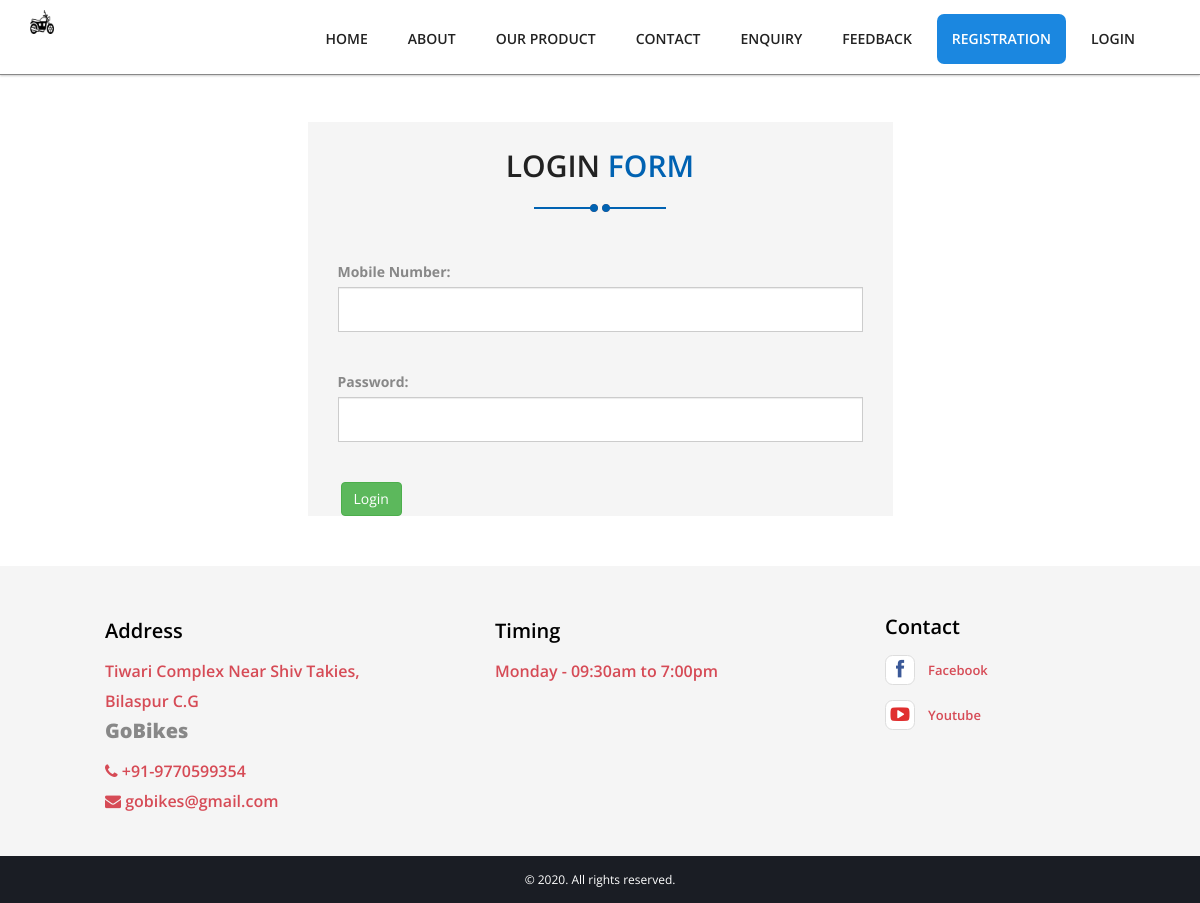
The page /login.php on the database its author committed.
### tables this page shows
CREATE TABLE `tc_contact` (
  `id` int(11) NOT NULL,
  `login_id` varchar(333) NOT NULL,
  `name` varchar(555) NOT NULL,
  `email` varchar(333) NOT NULL,
  `mobile` varchar(333) NOT NULL,
  `phone` varchar(333) NOT NULL,
  `youtube` varchar(555) NOT NULL,
  `facebook` varchar(555) NOT NULL,
  `address` text NOT NULL,
  `logo` varchar(555) NOT NULL,
  `date_time` varchar(333) NOT NULL,
  `date` date NOT NULL
);

CREATE TABLE `tc_officetime` (
  `id` int(11) NOT NULL,
  `login_id` varchar(333) NOT NULL,
  `tc_news` text NOT NULL,
  `date_time` varchar(555) NOT NULL,
  `date` date NOT NULL
);

### head-file.php (the view, shortened to what this page needs)
<?php include('superadmin/dbconnect.php');  session_start(); require('function/function.php');
    $domain_id = '29';
    $headerP = "SELECT * FROM `tc_contact` WHERE `login_id` = '$domain_id'";
    $headerPT = mysqli_query($conn,$headerP);
    $headerPTQ = mysqli_fetch_array($headerPT);
?>
<!DOCTYPE html>
<html class="csstransforms csstransforms3d csstransitions">
<head>
<link href="css/bootstrap.min.css" rel="stylesheet" type="text/css">
<link href="css/style.css" rel="stylesheet" type="text/css">
<link href="css/font-awesome.css" rel="stylesheet" type="text/css">
<link href="css/animate.css" rel="stylesheet" type="text/css">
<link rel="stylesheet" type="text/css" href="js/revolutionslider/rs-plugin/css/settings.css" media="screen" />
<link rel="stylesheet" type="text/css" href="js/revolutionslider/css/slider_main.css" media="screen" />
<link href="css/hover.css" rel="stylesheet" media="all">
<link href="css/responsive.css" rel="stylesheet">
 <link rel="stylesheet" href="css/price.css">
 <link rel="stylesheet" href="css/testimonial.css">
 <link rel='stylesheet' href='https://cdnjs.cloudflare.com/ajax/libs/owl-carousel/1.3.3/owl.carousel.css'>
<link rel='stylesheet' href='https://cdnjs.cloudflare.com/ajax/libs/owl-carousel/1.3.3/owl.theme.css'>
</head>

### header.php (shortened to what this page needs)
<header id="header_wrapper" class="header">
<div class="container">
<div class="header_box">
<div class="logo">
	<a href="index.php"><img src="images/<?php echo $headerPTQ['logo']; ?>" alt=""/></a>
</div>
<nav class="navbar navbar-inverse" role="navigation">
    <div id="main-nav" class="navbar-collapse navStyle collapse">
        <ul class="nav navbar-nav" id="mainNav">
            <li class=""><a href="index.php#hero_section">Home</a></li>
            <li><a href="index.php#about">About</a></li>
            <li><a href="#service">Our Product</a></li>
            <li><a href="#contact">Contact</a></li>
            <li><a href="#enquiry">Enquiry</a></li>
            <li><a href="#enquiry">Feedback</a></li>
            <li><a class="career" href="registration.php" >Registration</a></li>
            <li><a href="login.php">Login</a></li>
        </ul>
    </div>
</nav>
</div>
</div>
</header>

### footer.php (shortened to what this page needs)
<div class="main-footer">
	<div class="container">
	<div class="row">
        <div class="col-md-4 col-xs-12 col-sm-3">
            <h4 class="general-features">Address</h4>
            <ul class="general-features">
                <li><a href="javascript:void(0)"><?php echo $headerPTQ['address']; ?></a></li>
                <li style="font-size:20px;margin-bottom:10px;font-weight: 900;"><?php echo $headerPTQ['name']; ?> <span class="number-name"></span></li>
                <li><a href="tel:+91-79872 78970"><i class="fa fa-phone"></i> +91-<?php echo $headerPTQ['mobile']; ?> <span class="number-name"></span></a></li>
                <li><a href="mailto:<?php echo $headerPTQ['email']; ?>"><i class="fa fa-envelope"></i> <?php echo $headerPTQ['email']; ?></a> </li>
            </ul>
        </div>
        <div class="col-md-4 col-xs-12 col-sm-3">
            <h4 class="general-features">Timing</h4>
            <ul class="general-features">
                <?php
                $vv1 = "SELECT * FROM `tc_officetime`";
                $tt1 = mysqli_query($conn,$vv1);
                while($nn1 = mysqli_fetch_array($tt1)){
                    ?>
                    <li><a href="javascript:void(0)"><?php echo $nn1['tc_news'];?></a></li>
                    <?php
                }?>
            </ul>
        </div>
        <div class="col-md-4 col-xs-12 col-sm-3">
            <h4 class="social-link">Contact</h4>
            <ul class="social-network social-links">
                <li><a href="#index.php" target="_blank"><i class="fa fa-facebook"></i>Facebook</a></li>
                <li><a href="#https://www.youtube.com/channel/UCbnmxY6AQajXMr8yaKEOT5g" target="_blank"><i class="fa fa-youtube-play"></i>Youtube</a></li>
            </ul>
        </div>
</div>
</div>
</div>
<div class="copy_fotter"> © <?php echo date('Y'); ?>. All rights reserved. </div>
</body>
</html>

### css/style.css (style rules this page uses)
body { background: #fff;font-family: 'Open Sans', sans-serif;font-size: 14px;font-weight: normal; color: #888888; margin: 0; }
ul { list-style: none; }
img { max-width: 100%; }
a, a:hover, a:focus, a:active { text-decoration:none !important;outline: 0px !important; }
#header_wrapper { background-size:cover;padding:0px 0px 0px;width: 100%;height: auto;z-index: 9 !important;box-shadow: 0px 1px 2px #ccc;border-bottom: 1px solid;background: #fff; }
.logo { float: left; margin-top:10px;position: relative;z-index: 2; }
.logo a img { width: 75%; }
.navbar-inverse { background-color: transparent;border-color: transparent; }
.navbar { border: 0px solid #fff;min-height: 40px; margin-bottom: 0px;padding: 14px 0px 7px; }
.navbar-inverse .navbar-nav > li > a { color: #222;position: relative; }
.navbar-inverse .navbar-nav > li > a:after { position: absolute;top: 0;left: 0;width: 110%;height: 100%;content: '';-webkit-transform: skewX(-50deg);transform: skewX(-50deg);background: -webkit-linear-gradient(right, rgba(255, 255, 255, 0), rgba(255, 255, 255, 0.8), rgba(255, 255, 255, 0)) no-repeat -2em 0;background: linear-gradient(to left, rgba(255, 255, 255, 0), rgba(255, 255, 255, 0.8), rgba(255, 255, 255, 0)) no-repeat -2em 0;background-size: auto;background-size: 2em 100%; }
.navStyle { float: right; }
.navStyle ul { list-style: none;padding: 0px; }
.navStyle ul li { display: inline-block;margin: 0 5px; }
.navStyle ul li a { display: block;font-size: 14px;color: #222222;font-family: 'Open Sans', sans-serif;text-decoration: none;text-transform: uppercase;font-weight: 600;transition: all 0.2s ease-in-out;-moz-transition: all 0.2s ease-in-out;-webkit-transition: all 0.2s ease-in-out; }
.copy_fotter { width: 100%;float: left;padding: 15px 0px;color: #fff;background: #1A1D24;text-align: center;font-size: 12px; }
.main-footer { position: relative;float: left;width: 100%;padding: 40px 0px 30px; background: #f5f5f5; background-size: cover;z-index: 1; }
.main-footer li a { color: #d64b56; font-weight: 600; }
.main-footer h4 { color: #000; font-weight: 600;font-size: 20px; }
.general-features { padding-left: 75px;line-height: 30px;font-size: 16px; }
.social-network { padding-left: 75px;padding-top: 7px; }
.social-link { padding-left: 75px; }
.social-network a { font-size: 13px !important;line-height: 30px;float: left;width: 51%; }
.social-network i { float: left;width: 30px;height: 30px;border: 1px solid #ddd;background: #fff;margin-bottom: 15px;display: block;margin-right: 13px;text-align: center;line-height: 28px;font-size: 19px;border-radius: 25%; }
.social-network i.fa-facebook { color: #3b5998; }
.social-network i.fa-youtube-play { color: #e02f2f; }
.career { background: #1b87e0;border-radius: 7px;color: #fff !important; }

### css/responsive.css (style rules this page uses)
@media (min-width: 480px) { .logo { margin-left: 0px !important; } }

### head-file.php (style rules this page uses)
.social-links li a { width:100%; }

### rows shown on the page
tc_contact: logo (picture), address "Tiwari Complex Near Shiv Takies, Bilaspur C.G", name "GoBikes", mobile "9770599354", email "gobikes@gmail.com"
tc_officetime: tc_news "Monday - 09:30am to 7:00pm"
